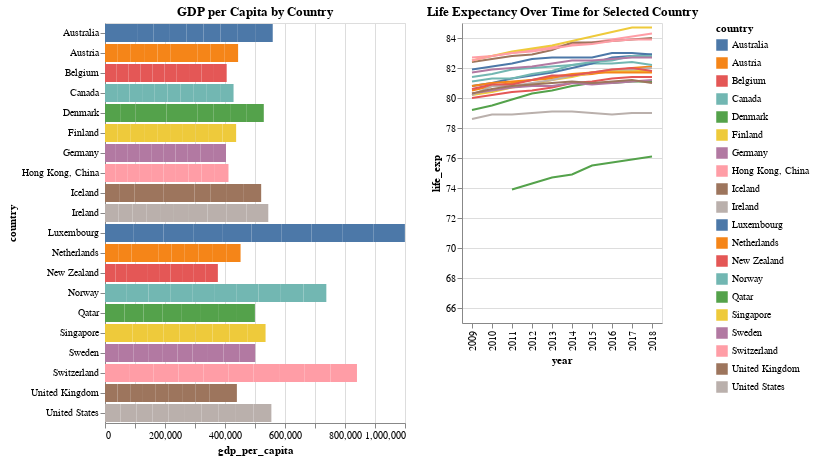

Notebook cell for this chart:
### Markdown cell above
Finally, lets visualize the correlation between GDP per capita and life expectancy

### Code cell
selection_gdp = alt.selection_single(fields=['country'], bind='legend', name="Country (GDP)", empty='all')

# Create the GDP per capita chart (Chart 1)
gdp_chart = alt.Chart(filtered_df).mark_bar().encode(
    x='gdp_per_capita:Q',
    y='country:N', 
    color='country:N',
    tooltip=['country', 'gdp_per_capita'],
    opacity=alt.condition(
        selection_gdp, alt.value(1), alt.value(0.2)  
    )
).add_selection(
    selection_gdp
).properties(
    title='GDP per Capita by Country'
)

# Create the life expectancy chart (Chart 2)
life_exp_chart = alt.Chart(filtered_df).mark_line().encode(
    x='year:O', 
    y=alt.Y('life_exp:Q', scale=alt.Scale(domain=[65, 85])),  # Set y-axis scale from 65 to 85 years
    color='country:N', 
    tooltip=['country', 'year', 'life_exp'],
).transform_filter(
    selection_gdp
).properties(
    title='Life Expectancy Over Time for Selected Country'
)

# Combine the charts vertically
final_chart = alt.hconcat(
    gdp_chart,
    life_exp_chart 
)

final_chart

### Figure 1 — Vega-Lite specification as saved in the notebook (floating-point values rounded to 4 significant figures; data arrays with more than 128 entries replaced by an {"elided": "..."} marker saying what was removed)
{"config": {"view": {"continuousWidth": 300, "continuousHeight": 300}}, "hconcat": [{"mark": {"type": "bar"}, "encoding": {"color": {"field": "country", "type": "nominal"}, "opacity": {"condition": {"param": "Country (GDP)", "value": 1, "empty": true}, "value": 0.2}, "tooltip": [{"field": "country", "type": "nominal"}, {"field": "gdp_per_capita", "type": "quantitative"}], "x": {"field": "gdp_per_capita", "type": "quantitative"}, "y": {"field": "country", "type": "nominal"}}, "name": "view_6", "title": "GDP per Capita by Country"}, {"mark": {"type": "line"}, "encoding": {"color": {"field": "country", "type": "nominal"}, "tooltip": [{"field": "country", "type": "nominal"}, {"field": "year", "type": "quantitative"}, {"field": "life_exp", "type": "quantitative"}], "x": {"field": "year", "type": "ordinal"}, "y": {"field": "life_exp", "scale": {"domain": [65, 85]}, "type": "quantitative"}}, "title": "Life Expectancy Over Time for Selected Country", "transform": [{"filter": {"param": "Country (GDP)", "empty": true}}]}], "data": {"name": "data-a0c77f3d3ec322ef3bd5bf7809ba5609"}, "params": [{"name": "Country (GDP)", "select": {"type": "point", "fields": ["country"]}, "bind": "legend", "views": ["view_6"]}], "$schema": "https://vega.github.io/schema/vega-lite/v5.8.0.json", "datasets": {"data-a0c77f3d3ec322ef3bd5bf7809ba5609": {"elided": "198 records"}}}
